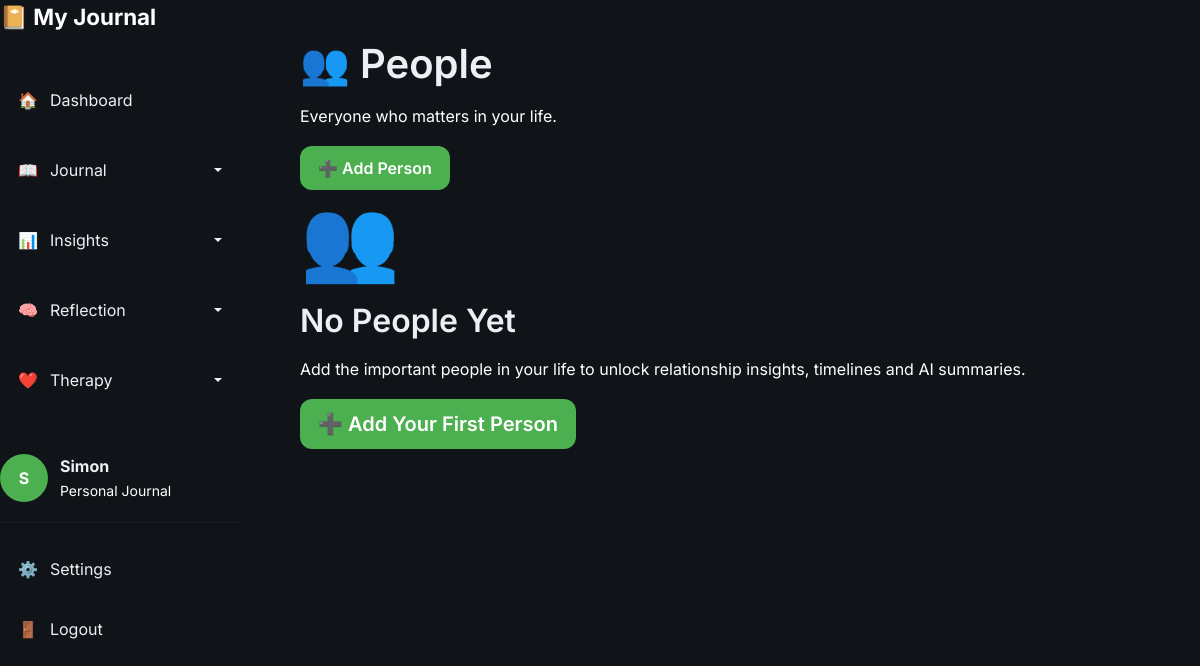
The app's page /people (signed in), older data.
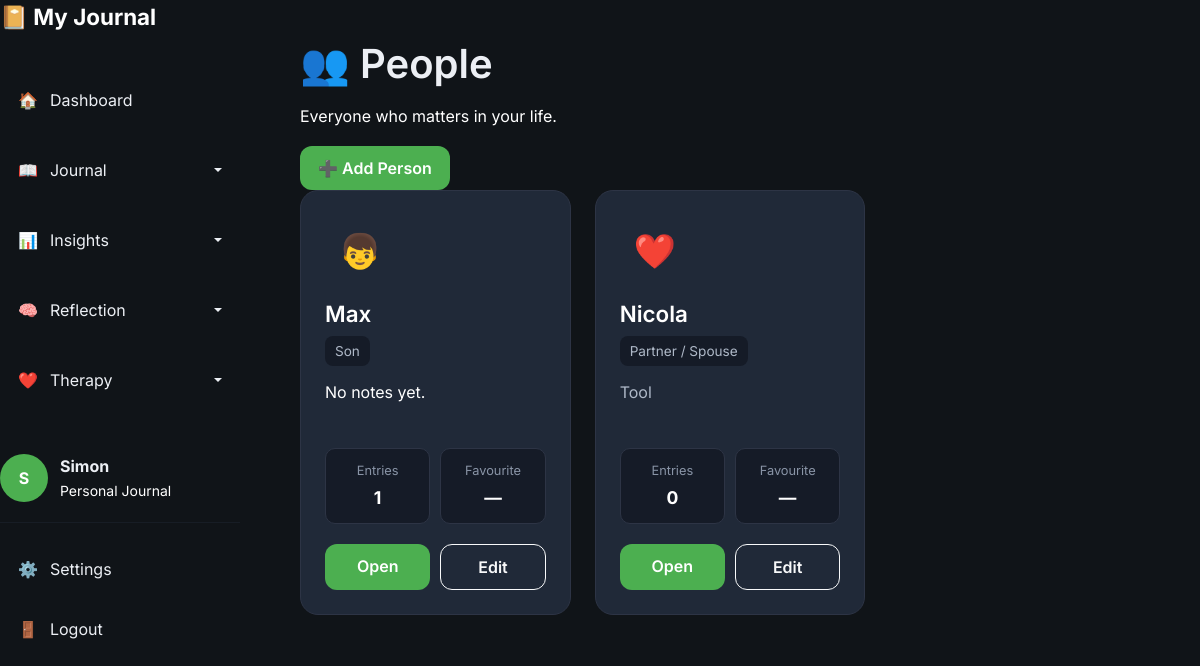
The same page, newer data.
### models/user.py (models this page shows, shortened)
class User(UserMixin, db.Model):
    id = db.Column(
        db.Integer,
        primary_key=True
    )
    username = db.Column(
        db.String(100),
        unique=True,
        nullable=False
    )
    display_name = db.Column(
    db.String(50),
    nullable=True
    )
    password_hash = db.Column(
        db.String(255),
        nullable=False
    )
    entries = db.relationship(
    "Entry",
    backref="author",
    lazy=True,
    cascade="all, delete-orphan"
)

### models/people.py (models this page shows)
class Person(db.Model):
    __tablename__ = "person"
    id = db.Column(
        db.Integer,
        primary_key=True
    )
    user_id = db.Column(
        db.Integer,
        db.ForeignKey("user.id"),
        nullable=False
    )
    name = db.Column(
        db.String(100),
        nullable=False
    )
    emoji = db.Column(
        db.String(10),
        default="🙂"
    )
    colour = db.Column(
        db.String(20),
        default="#6d5dfc"
    )
    relationship_type = db.Column(
        db.String(30),
        default="Other"
    )
    notes = db.Column(
        db.Text
    )
    favourite = db.Column(
        db.Boolean,
        default=False
    )
    active = db.Column(
        db.Boolean,
        default=True
    )
    entries = db.relationship(
    "Entry",
    secondary=entry_people,
    back_populates="people"
)

### routes/people.py (the view)
@people_bp.route("/people")
@login_required
def people():
    people = (
        Person.query
        .filter_by(user_id=current_user.id)
        .order_by(Person.name)
        .all()
    )
    return render_template(
        "people.html",
        people=people
    )

### routes/auth.py (called while the page is built)
@login_manager.user_loader
def load_user(user_id):
    return User.query.get(int(user_id))

### templates/people.html (shortened to what this page needs)
{% extends "base.html" %}
{% block content %}
<div class="content-wrapper">
    <div class="page-header">
        <div>
            <h1>👥 People</h1>
            <p>
                Everyone who matters in your life.
            </p>
        </div>
        <a href="{{ url_for('people.new_person') }}"
           class="btn btn-primary">
            ➕ Add Person
        </a>
    </div>
    {% if people %}
    <div class="people-grid">
        {% for person in people %}
        <div class="person-card">
            <div class="person-avatar">
                {{ person.emoji }}
            </div>
            <h3>
                {{ person.name }}
            </h3>
            <div class="relationship-badge">
                {{ person.relationship_type }}
            </div>
            {% if person.notes %}
                <p class="person-notes">
                    {{ person.notes[:120] }}
                </p>
            {% else %}
                <p class="person-notes text-muted">
                    No notes yet.
                </p>
            {% endif %}
            <div class="person-stats">
                <div>
                    <span>
                        Entries
                    </span>
                    <strong>
                        {{ person.entries|length }}
                    </strong>
                </div>
                <div>
                    <span>
                        Favourite
                    </span>
                    <strong>
                        {% if person.favourite %}
                            ⭐
                        {% else %}
                            —
                        {% endif %}
                    </strong>
                </div>
            </div>
            <div class="person-buttons">
                <a href="{{ url_for('people.view_person',
                        person_id=person.id) }}"
                   class="btn btn-primary">
                    Open
                </a>
                <a href="{{ url_for('people.edit_person',
                        person_id=person.id) }}"
                   class="btn btn-outline-light">
                    Edit
                </a>
            </div>
        </div>
        {% endfor %}
    </div>
    {% else %}
    <div class="empty-card">
        <div class="display-1 mb-3">
            👥
        </div>
        <h2>
            No People Yet
        </h2>
        <p>
            Add the important people in your life to unlock
            relationship insights, timelines and AI summaries.
        </p>
        <a href="{{ url_for('people.new_person') }}"
           class="btn btn-primary btn-lg">
            ➕ Add Your First Person
        </a>
    </div>
    {% endif %}
</div>
{% endblock %}

### templates/base.html (shortened to what this page needs)
<!DOCTYPE html>
<html lang="en">
<head>
    <link
        href="https://cdn.jsdelivr.net/npm/bootstrap@5.3.3/dist/css/bootstrap.min.css"
        rel="stylesheet"
    >
    <link
        rel="stylesheet"
        href="{{ url_for('static', filename='css/variables.css') }}"
    >
    <link
        rel="stylesheet"
        href="{{ url_for('static', filename='css/layout.css') }}"
    >
    <link
        rel="stylesheet"
        href="{{ url_for('static', filename='css/components.css') }}"
    >
    <link
        rel="stylesheet"
        href="{{ url_for('static', filename='css/style.css') }}"
    >
    <link
        rel="stylesheet"
        href="{{ url_for('static', filename='css/trends.css') }}"
    >
    <link
        rel="stylesheet"
        href="{{ url_for('static', filename='css/people.css') }}"
    >
    <link
        rel="stylesheet"
        href="{{ url_for('static', filename='css/patterns.css') }}"
    >
    <link
        rel="stylesheet"
        href="{{ url_for('static', filename='css/therapy.css') }}"
    >
</head>
<body>
{% if current_user.is_authenticated %}
<div class="app-layout">
    <aside class="sidebar">
        <div class="sidebar-header">
            <a
                href="{{ url_for('dashboard.dashboard') }}"
                class="logo"
            >
                📔
                <span>
                    My Journal
                </span>
            </a>
        </div>
        <nav class="sidebar-nav">
            <a
                href="{{ url_for('dashboard.dashboard') }}"
                class="nav-item
                "
            >
                🏠
                <span>
                    Dashboard
                </span>
            </a>
            <div class="dropdown nav-dropdown">
                <a
                    href="#"
                    class="nav-item dropdown-toggle
                    "
                    role="button"
                    data-bs-toggle="dropdown"
                    aria-expanded="false"
                >
                    📖
                    <span>
                        Journal
                    </span>
                </a>
            </div>
            <div class="dropdown nav-dropdown">
                <a
                    href="#"
                    class="nav-item dropdown-toggle
                    {% if request.endpoint in [
                        'insights.insights',
                        'people.people',
                        'patterns.patterns',
                        'trends.trends'
                    ] %}
                        active
                    {% endif %}"
                    role="button"
                    data-bs-toggle="dropdown"
                    aria-expanded="false"
                >
                    📊
                    <span>
                        Insights
                    </span>
                </a>
            </div>
            <div class="dropdown nav-dropdown">
                <a
                    href="#"
                    class="nav-item dropdown-toggle
                    "
                    role="button"
                    data-bs-toggle="dropdown"
                    aria-expanded="false"
                >
                    🧠
                    <span>
                        Reflection
                    </span>
                </a>
            </div>
            <div class="dropdown nav-dropdown">
                <a
                    href="#"
                    class="nav-item dropdown-toggle
                    "
                    role="button"
                    data-bs-toggle="dropdown"
                    aria-expanded="false"
                >
                    ❤️
                    <span>
                        Therapy
                    </span>
                </a>
            </div>
        </nav>
        <div class="sidebar-footer">
            <div class="user-card">
                <div class="avatar">
                    {{
                        (current_user.display_name or current_user.username)[0]
                        | upper
                    }}
                </div>
                <div>
                    <strong>
                        {{
                            current_user.display_name
                            or
                            current_user.username
                        }}
                    </strong>
                    <br>
                    <small>
                        Personal Journal
                    </small>
                </div>
            </div>
            <hr>
            <a
                href="{{ url_for('settings.settings') }}"
                class="nav-item"
            >
                ⚙️
                <span>
                    Settings
                </span>
            </a>
            <a
                href="{{ url_for('auth.logout') }}"
                class="nav-item"
            >
                🚪
                <span>
                    Logout
                </span>
            </a>
        </div>
    </aside>
    <main class="main-content">
        {% block content %}
        {% endblock %}
    </main>
</div>
{% endif %}
</body>
</html>

### static/css/variables.css (style rules this page uses)
:root { --bg:#101418; --sidebar:#18212d; --card:#202938; --card-hover:#293548; --input:#273244; --text:#ECEFF4; --muted:#ffffff; --text-muted:#ffffff; --heading:#FFFFFF; --accent:#4CAF50; --accent-hover:#43A047; --accent-light:#6FCF70; --success:#22C55E; --warning:#F59E0B; --danger:#EF4444; --info:#3B82F6; --border:#2E3B4E; --shadow-small: 0 4px 12px rgba(0,0,0,.15); --shadow-medium: 0 10px 25px rgba(0,0,0,.25); --shadow-large: 0 20px 40px rgba(0,0,0,.35); --radius-small:8px; --radius-medium:14px; --radius-large:20px; --radius-round:999px; --space-xs:6px; --space-sm:12px; --space-md:20px; --space-lg:32px; --space-xl:48px; --sidebar-width:260px; --transition-fast:.15s ease; --transition:.25s ease; --transition-slow:.4s ease; }

### static/css/layout.css (style rules this page uses)
body { margin:0; padding:0; min-height:100vh; background:var(--bg); color:var(--text); }
.app-layout { display:flex; min-height:100vh; }
.sidebar { position: fixed; top: 0; left: 0; bottom: 0; width: 260px; overflow-y: auto; overflow-x: hidden; }
.sidebar-header { margin-bottom:40px; }
.sidebar-nav { display:flex; flex-direction:column; gap:10px; flex:1; }
.sidebar-footer { margin-top:40px; }
.main-content { flex:1; margin-left:260px; padding:40px; overflow-y:auto; }
.sidebar { width:240px; transition:.3s; }
.content-wrapper { max-width:1200px; margin:auto; }

### static/css/components.css (style rules this page uses)
.btn { border-radius:12px; padding:10px 18px; font-weight:600; transition:.2s; }
.btn-primary { background:var(--accent); border:none; color:white; }
.nav-item { display:flex; align-items:center; gap:12px; padding:14px 18px; margin-bottom:8px; border-radius:12px; text-decoration:none; color:var(--text); transition:.2s; }
.logo { font-size:1.4rem; font-weight:700; text-decoration:none; color:white; }
.user-card { display:flex; align-items:center; gap:12px; margin-top:auto; }
.avatar { width:48px; height:48px; border-radius:50%; background:var(--accent); color:white; display:flex; justify-content:center; align-items:center; font-weight:bold; }
.sidebar .nav-dropdown .dropdown-toggle::after { margin-left: auto; vertical-align: middle; }
.sidebar .nav-dropdown .dropdown-toggle { width: 100%; }

### static/css/style.css (style rules this page uses)
* { box-sizing:border-box; }
body { font-family:'Inter',sans-serif; background:var(--bg); color:var(--text); margin:0; padding:0; overflow-x:hidden; }
h1,h2,h3,h4,h5,h6 { color:var(--text); font-weight:600; margin-bottom:15px; }
p { color:var(--muted); line-height:1.7; }
small { color:var(--muted); }
a { color:inherit; text-decoration:none; }
hr { border:none; border-top:1px solid var(--border); margin:20px 0; }
button, a, .card, input, textarea, select { transition:.2s ease; }
.text-muted { color:var(--muted)!important; }

### static/css/people.css (style rules this page uses)
.people-grid { display: grid; grid-template-columns: repeat( 3, minmax(0, 1fr) ); gap: 24px; width: 100%; }
.people-grid .person-card { width: 100%; min-width: 0; box-sizing: border-box; background: var(--card); border: 1px solid #2d3445; border-radius: 18px; padding: 24px; display: flex; flex-direction: column; min-height: 320px; }
.people-grid .person-avatar { width: 70px; height: 70px; border-radius: 50%; display: flex; align-items: center; justify-content: center; font-size: 34px; margin-bottom: 16px; }
.people-grid .person-card h3 { margin: 0 0 8px; color: white; font-size: 1.4rem; }
.people-grid .relationship-badge { display: inline-block; width: fit-content; padding: 5px 10px; border-radius: 8px; background: #151b27; color: #aeb8c7; font-size: 0.85rem; margin-bottom: 14px; }
.people-grid .person-notes { color: #aeb8c7; line-height: 1.5; margin-bottom: 20px; min-height: 48px; }
.people-grid .person-stats { display: grid; grid-template-columns: repeat(2, 1fr); gap: 10px; margin-top: auto; margin-bottom: 20px; }
.people-grid .person-stats > div { background: #151b27; border: 1px solid #2d3445; border-radius: 10px; padding: 12px; text-align: center; }
.people-grid .person-stats span { display: block; color: #8994a6; font-size: 0.8rem; margin-bottom: 4px; }
.people-grid .person-stats strong { color: white; font-size: 1.1rem; }
.people-grid .person-buttons { display: grid; grid-template-columns: 1fr 1fr; gap: 10px; }
.people-grid .person-buttons .btn { width: 100%; }

Row changes from the older to the newer data that the page shows:
added Person: emoji "👦", name "Max", relationship_type "Son", notes "No notes yet.", entries|length "1"
added Person: emoji "❤️", name "Nicola", relationship_type "Partner / Spouse", notes "Tool", entries|length "0"
Text that changed along with them:
text no longer shown: "👥 No People Yet Add the important people in your life to unlock relationship insights, timelines and AI summaries. ➕ Add Your First Person"
